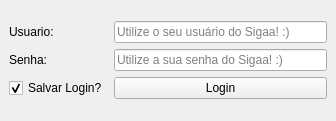
<?xml version="1.0" encoding="UTF-8"?>
<ui version="4.0">
 <class>WindowLogin</class>
 <widget class="QMainWindow" name="WindowLogin">
  <property name="geometry">
   <rect>
    <x>0</x>
    <y>0</y>
    <width>336</width>
    <height>121</height>
   </rect>
  </property>
  <property name="windowTitle">
   <string>LoginUfpi</string>
  </property>
  <property name="unifiedTitleAndToolBarOnMac">
   <bool>false</bool>
  </property>
  <widget class="QWidget" name="centralwidget">
   <layout class="QGridLayout" name="gridLayout_2">
    <item row="0" column="0">
     <layout class="QGridLayout" name="gridLayout">
      <item row="3" column="1">
       <widget class="QCheckBox" name="lembrarMe">
        <property name="focusPolicy">
         <enum>Qt::ClickFocus</enum>
        </property>
        <property name="contextMenuPolicy">
         <enum>Qt::ActionsContextMenu</enum>
        </property>
        <property name="statusTip">
         <string/>
        </property>
        <property name="text">
         <string>Salvar Login?</string>
        </property>
        <property name="checked">
         <bool>true</bool>
        </property>
       </widget>
      </item>
      <item row="2" column="1">
       <widget class="QLabel" name="passwordLabel">
        <property name="text">
         <string>Senha:</string>
        </property>
       </widget>
      </item>
      <item row="0" column="1">
       <widget class="QLabel" name="userLabel">
        <property name="text">
         <string>Usuario:</string>
        </property>
       </widget>
      </item>
      <item row="2" column="2">
       <widget class="QLineEdit" name="passwordLineEdit">
        <property name="minimumSize">
         <size>
          <width>100</width>
          <height>20</height>
         </size>
        </property>
        <property name="focusPolicy">
         <enum>Qt::StrongFocus</enum>
        </property>
        <property name="inputMask">
         <string/>
        </property>
        <property name="echoMode">
         <enum>QLineEdit::Password</enum>
        </property>
        <property name="placeholderText">
         <string>Utilize a sua senha do Sigaa! :)</string>
        </property>
        <property name="clearButtonEnabled">
         <bool>false</bool>
        </property>
       </widget>
      </item>
      <item row="0" column="2">
       <widget class="QLineEdit" name="userLineEdit">
        <property name="minimumSize">
         <size>
          <width>100</width>
          <height>20</height>
         </size>
        </property>
        <property name="focusPolicy">
         <enum>Qt::StrongFocus</enum>
        </property>
        <property name="echoMode">
         <enum>QLineEdit::Normal</enum>
        </property>
        <property name="placeholderText">
         <string>Utilize o seu usuário do Sigaa! :)</string>
        </property>
        <property name="cursorMoveStyle">
         <enum>Qt::LogicalMoveStyle</enum>
        </property>
        <property name="clearButtonEnabled">
         <bool>false</bool>
        </property>
       </widget>
      </item>
      <item row="3" column="2">
       <widget class="QPushButton" name="loginButton">
        <property name="focusPolicy">
         <enum>Qt::ClickFocus</enum>
        </property>
        <property name="text">
         <string>Login</string>
        </property>
       </widget>
      </item>
     </layout>
    </item>
   </layout>
  </widget>
 </widget>
 <tabstops>
  <tabstop>userLineEdit</tabstop>
  <tabstop>passwordLineEdit</tabstop>
 </tabstops>
 <resources/>
 <connections/>
</ui>
